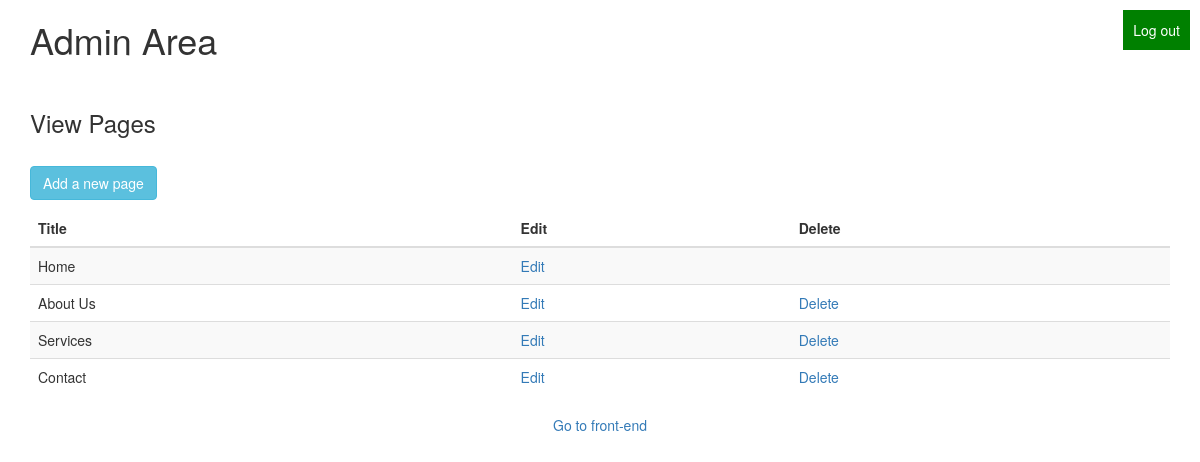
/admin.php (signed in), run on the app's committed database.
### tables this page shows
CREATE TABLE `pages` (
  `id` int(11) NOT NULL,
  `title` varchar(30) NOT NULL,
  `url` varchar(30) NOT NULL,
  `content` text NOT NULL
);

### admin.php (the view)
<?php require 'templates/adminheader.inc.php'; ?>
<h1>Admin Area</h1>
<br>
<h3>View Pages</h3>
<br>
<p><a class="btn btn-info" href="add_page.php">Add a new page</a></p>
<table border="0" class="table table-striped">
    <thead>
        <tr>
            <th>Title</th>
            <th>Edit</th>
            <th>Delete</th>
        </tr>
    </thead>
    <tbody>
        <?php
        $q = "select * from pages order by id asc";
        $r = mysqli_query($dbc, $q);
        while ($row = mysqli_fetch_assoc($r)) :
        ?>
            <tr>
                <td><?php echo $row['title']; ?></td>
                <td><a href="edit_page.php?id=<?= $row['id'] ?>">Edit</a></td>
                <?php if ($row['id'] == 1): ?>
                <td></td>
                <?php else: ?>
                <td><a href="delete_page.php?id=<?= $row['id'] ?>">Delete</a></td>
                <?php endif; ?>
            </tr>
        <?php endwhile; ?>
    </tbody>
</table>
<?php require 'templates/adminfooter.inc.php'; ?>

### templates/adminheader.inc.php (shortened to what this page needs)
<!DOCTYPE html>
<html lang="en">
  <head>
    <link rel="stylesheet" href="https://maxcdn.bootstrapcdn.com/bootstrap/3.3.7/css/bootstrap.min.css">
  </head>
  <body>
    <?php if (isset($_SESSION['admin'])) echo '<a class="logout" href="logout.php">Log out</a>'; ?>
    <div class="container">

### templates/adminfooter.inc.php (shortened to what this page needs)
</div>
    <p class="text-center"><a href="index.php">Go to front-end</a></p>
  </body>
</html>

### templates/adminheader.inc.php (style rules this page uses)
a.logout { position: absolute; top: 10px; right: 10px; display: inline-block; padding: 10px; background: green; color: white; }

### data on the page
pages: title "Home"
pages: title "About Us"
pages: title "Services"
pages: title "Contact"
